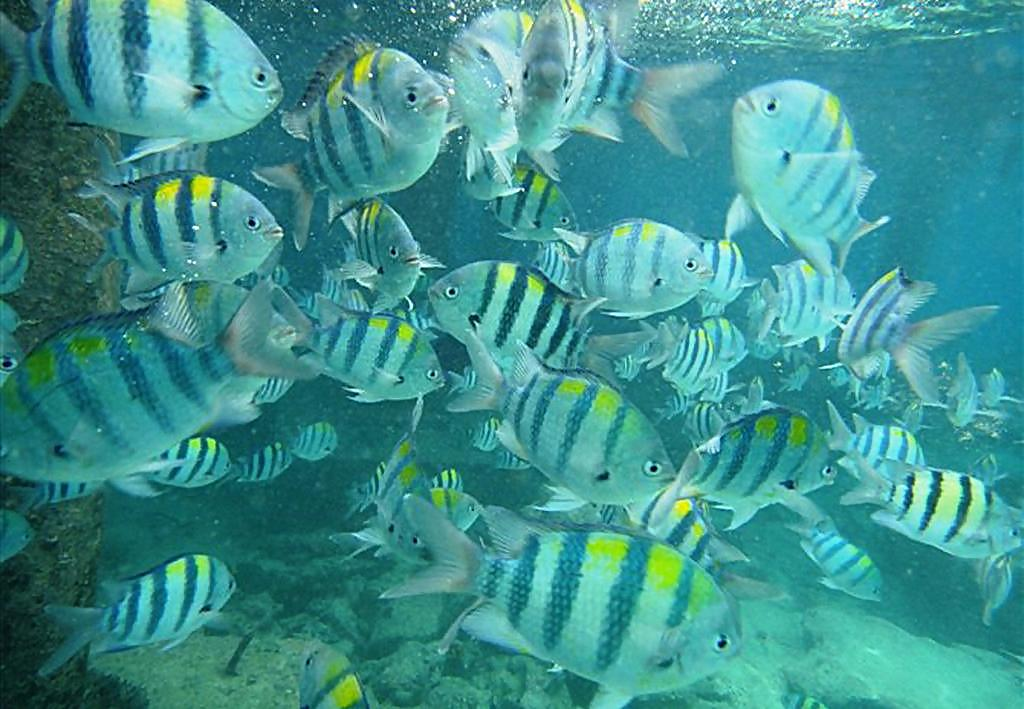
%> input picture data/116_img_.png, 1024 x 709 px
$ octave --eval "result = calculate_uiqm(imread('data/116_img_.png'));"   (GNU Octave 9; MATLAB toolbox functions it lacks are replaced by stand-ins)
%> lines starting %> are read from the running program, lines starting %| are printed output that depends on the picture
function uiqm = calculate_uiqm(image)
    img = im2double(image);
    R = img(:,:,1);
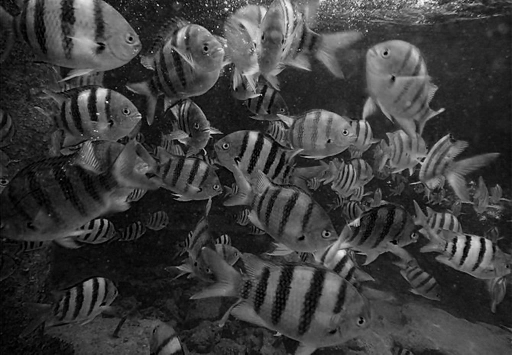
%> R: size 709x1024 double (shown at 1/2 size); min 0, max 1, mean 0.239
    G = img(:,:,2);
    B = img(:,:,3);
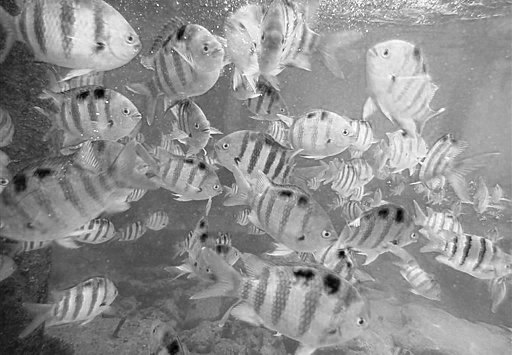
%> B: size 709x1024 double (shown at 1/2 size); min 0, max 1, mean 0.558

    rg = R - G;
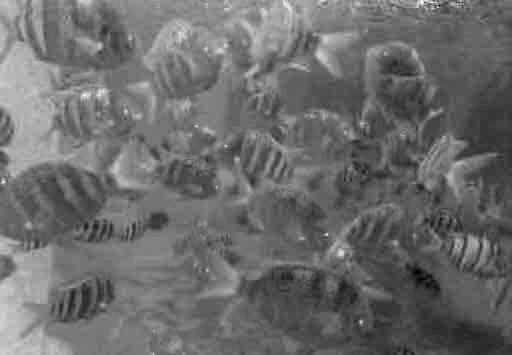
%> rg: size 709x1024 double (shown at 1/2 size); min -0.608, max 0.0471, mean -0.33; drawn with min black and max white
    yb = 0.5 * (R + G) - B;
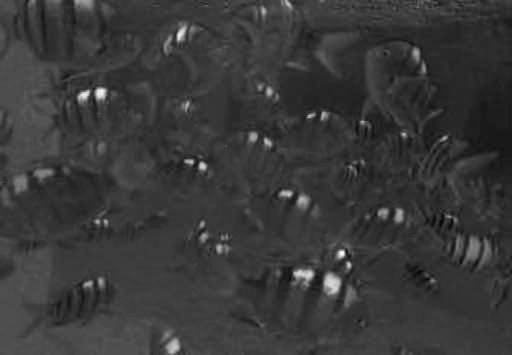
%> yb: size 709x1024 double (shown at 1/2 size); min -0.473, max 0.941, mean -0.154; drawn with min black and max white
    uicm = sqrt(mean(rg(:).^2) + mean(yb(:).^2));
%> uicm = 0.386

    sobel_response = abs(imfilter(rgb2gray(img), fspecial('sobel'), 'replicate'));
    uism = mean(sobel_response(:));
%> uism = 0.136

    intensity = rgb2gray(img);
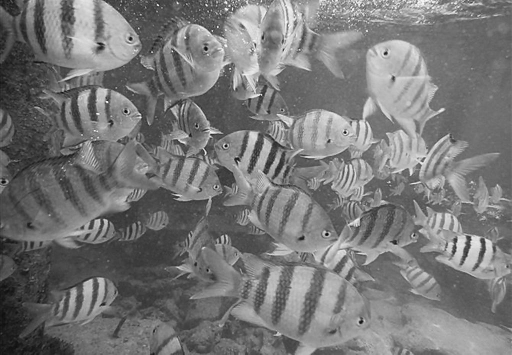
%> intensity: size 709x1024 double (shown at 1/2 size); min 0.0261, max 0.999, mean 0.469
    local_std = stdfilt(intensity, ones(3));
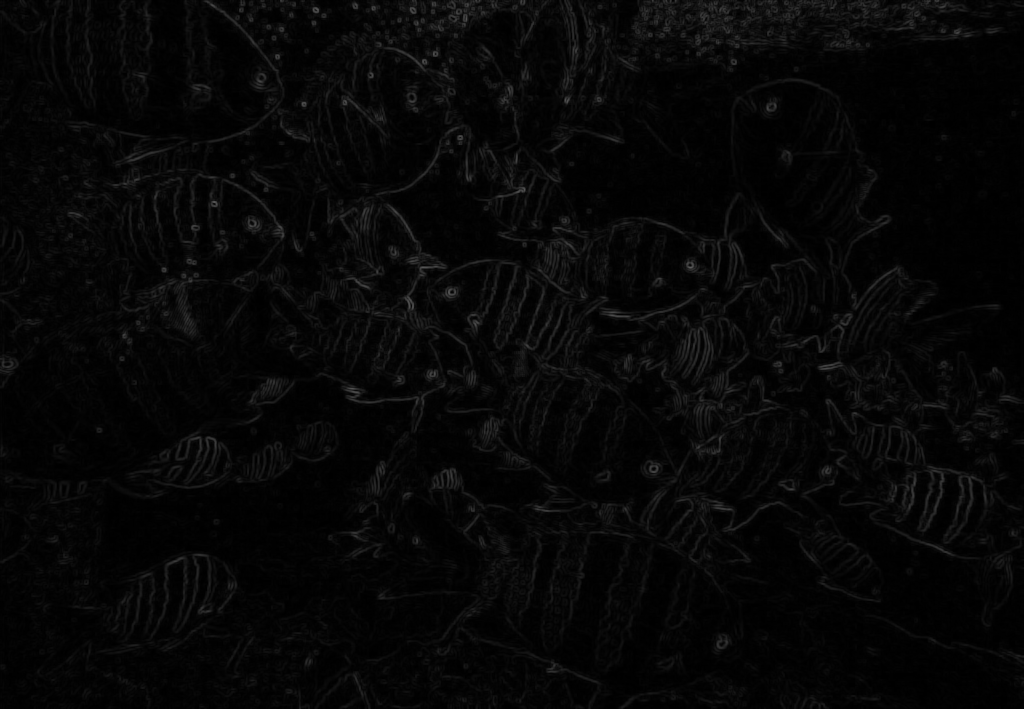
%> local_std: size 709x1024 double; min 0, max 0.358, mean 0.0273
    uiconm = mean(local_std(:));
%> uiconm = 0.0273

    c1 = 0.5;
    c2 = 0.3;
    c3 = 0.2;
    uiqm = c1 * uicm + c2 * uism + c3 * uiconm;
%> uiqm = 0.239
end

% PSNR Calculation Function
% [4 lines left out: function calculate_psnr, not called in this run]

img = imread("C:\Users\praga\OneDrive\Desktop\SEM 5\DIP Lab\DIP-OpenCV-Learning\dip-venv\Project\InputImages\116_img_.png");

original_psnr_reference = double(img);

%% 1. White Balance Calculation
img_double = double(img);

mean_R = mean(mean(img_double(:,:,1)));
mean_G = mean(mean(img_double(:,:,2)));
mean_B = mean(mean(img_double(:,:,3)));

scale_R = mean_G / mean_R;
scale_B = mean_G / mean_B;

img_double(:,:,1) = img_double(:,:,1) * scale_R;
img_double(:,:,3) = img_double(:,:,3) * scale_B;

white_balanced_img = uint8(img_double);

figure;
subplot(1,2,1)
imshow(img);
title('Original Image');
subplot(1,2,2)
imshow(white_balanced_img);
title('White Balanced Image');

x = calculate_uiqm(white_balanced_img);
psnr_white_balanced = calculate_psnr(original_psnr_reference, white_balanced_img);
disp('UIQM for White Balanced Image:');
disp(x);
disp('PSNR for White Balanced Image:');
disp(psnr_white_balanced);

%% 2. High Contrast and Edge Sharpening
R = white_balanced_img(:,:,1);
G = white_balanced_img(:,:,2);
B = white_balanced_img(:,:,3);

E_R = edge(R, "sobel");
E_G = edge(G, "sobel");
E_B = edge(B, "sobel");

sharp_R = uint8(E_R) + R;
sharp_G = uint8(E_G) + G;
sharp_B = uint8(E_B) + B;

eq_R = histeq(sharp_R);
eq_G = histeq(sharp_G);
eq_B = histeq(sharp_B);

R_filtered = wiener2(eq_R, [5 5]);
G_filtered = wiener2(eq_G, [5 5]);
B_filtered = wiener2(eq_B, [5 5]);

final_img = cat(3, R_filtered, G_filtered, B_filtered);

figure;
subplot(1,2,1)
imshow(white_balanced_img);
title('White Balanced Image');
subplot(1,2,2)
imshow(final_img);
title('High Contrast and Edge Sharpened');

x = calculate_uiqm(final_img);
psnr_final = calculate_psnr(double(white_balanced_img), final_img);
disp('UIQM for High Contrast and Edge Sharpened Image:');
disp(x);
disp('PSNR for High Contrast and Edge Sharpened Image:');
disp(psnr_final);

%% 3. Dehazing or Contrast Enhancement
lab_img = rgb2lab(white_balanced_img);
L = lab_img(:,:,1);
L = histeq(L / 100) * 100;
lab_img(:,:,1) = L;

dehazed_img = lab2rgb(lab_img);

figure;
subplot(1,2,1)
imshow(white_balanced_img);
title('White Balanced Image');
subplot(1,2,2)
imshow(dehazed_img);
title('Dehazed Image');

x = calculate_uiqm(dehazed_img);
psnr_dehazed = calculate_psnr(double(white_balanced_img), dehazed_img);
disp('UIQM for Dehazed Image:');
disp(x);
disp('PSNR for Dehazed Image:');
disp(psnr_dehazed);

%% 4. DCP Enhancement
lab_img = rgb2lab(white_balanced_img);
L = lab_img(:,:,1);
L_eq = adapthisteq(L / 100) * 100;
lab_img(:,:,1) = L_eq;

dcp_img = lab2rgb(lab_img);

figure;
subplot(1,2,1)
imshow(white_balanced_img);
title('White Balanced Image');
subplot(1,2,2)
imshow(dcp_img);
title('DCP Enhanced Image');

x = calculate_uiqm(dcp_img);
psnr_dcp = calculate_psnr(double(white_balanced_img), dcp_img);
disp('UIQM for DCP Enhanced Image:');
disp(x);
disp('PSNR for DCP Enhanced Image:');
disp(psnr_dcp);

%% 5. Red Channel Compensation
img_double = double(white_balanced_img);
red_boost_factor = 1.5;
img_double(:,:,1) = img_double(:,:,1) * red_boost_factor;
img_double(:,:,1) = min(img_double(:,:,1), 255);
red_compensated_img = uint8(img_double);

figure;
subplot(1,2,1)
imshow(white_balanced_img);
title('White Balanced Image');
subplot(1,2,2)
imshow(red_compensated_img);
title('Red Channel Compensated Image');

x = calculate_uiqm(red_compensated_img);
psnr_red_compensated = calculate_psnr(double(white_balanced_img), red_compensated_img);
disp('UIQM for Red Channel Compensated Image:');
disp(x);
disp('PSNR for Red Channel Compensated Image:');
disp(psnr_red_compensated);

$ run again, on data/135_img_.png
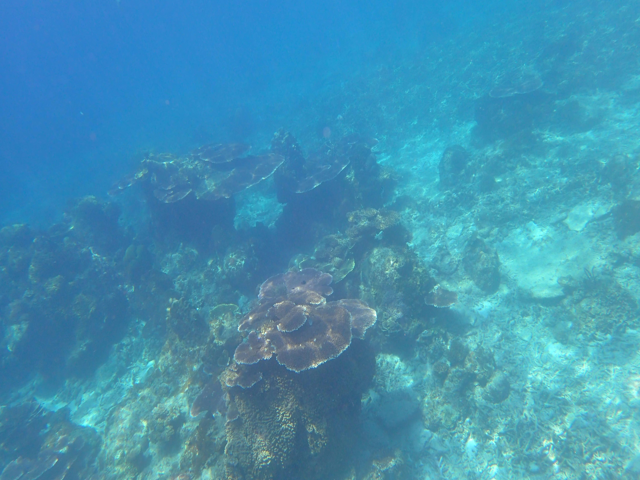
%> input picture data/135_img_.png, 640 x 480 px
%> in calculate_uiqm, `yb = 0.5 * (R + G) - B;`:
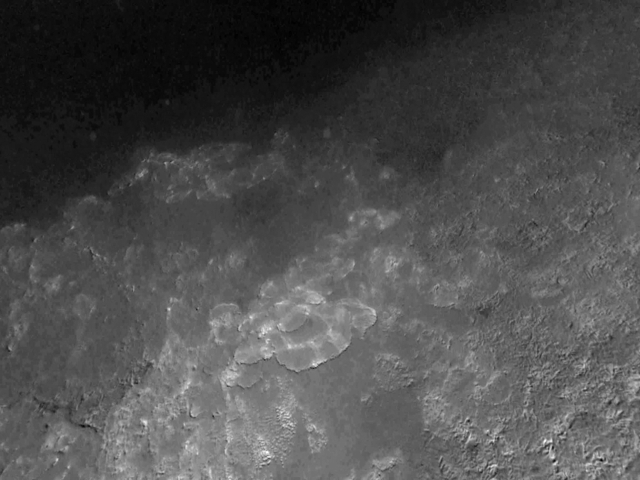
%> yb: size 480x640 double; min -0.486, max 0.184, mean -0.282; drawn with min black and max white
%> uicm = 0.444
%> uism = 0.0702
%> in calculate_uiqm, `local_std = stdfilt(intensity, ones(3));`:
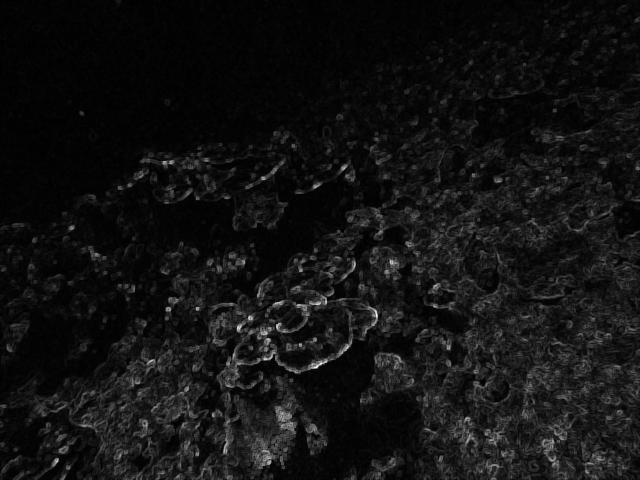
%> local_std: size 480x640 double; min 5.89e-17, max 0.2, mean 0.0147; drawn with min black and max white
%> uiconm = 0.0147
%> uiqm = 0.246

$ run again, on data/221_img_.png
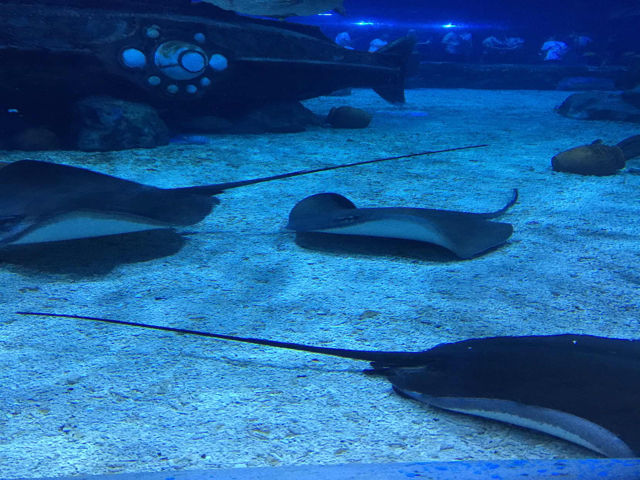
%> input picture data/221_img_.png, 640 x 480 px
%> in calculate_uiqm, `yb = 0.5 * (R + G) - B;`:
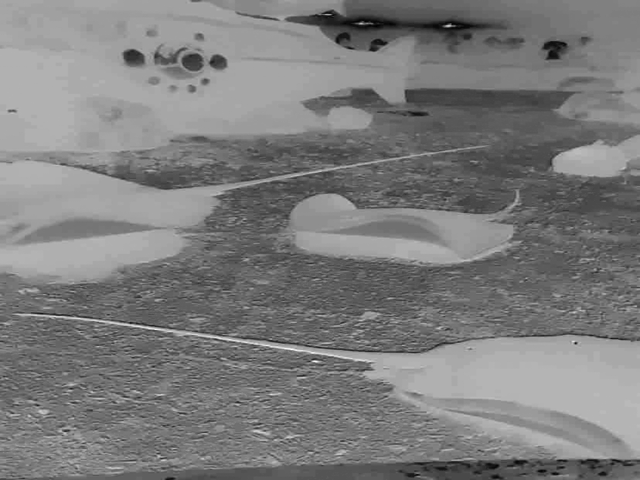
%> yb: size 480x640 double; min -0.835, max 0.129, mean -0.362; drawn with min black and max white
%> uicm = 0.481
%> uism = 0.192
%> in calculate_uiqm, `local_std = stdfilt(intensity, ones(3));`:
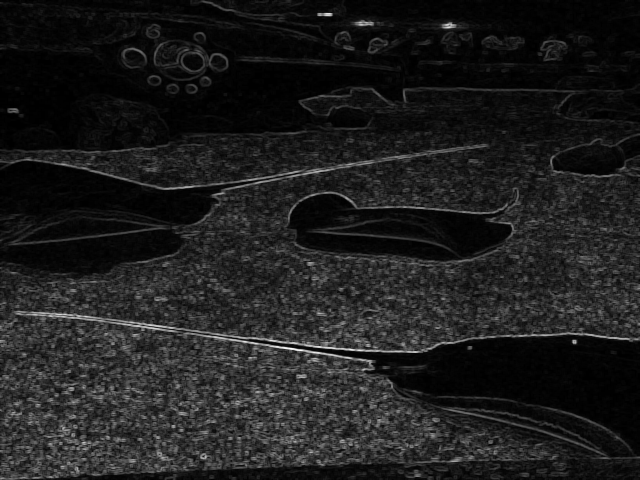
%> local_std: size 480x640 double; min 0, max 0.294, mean 0.035; drawn with min black and max white
%> uiconm = 0.035
%> uiqm = 0.305
